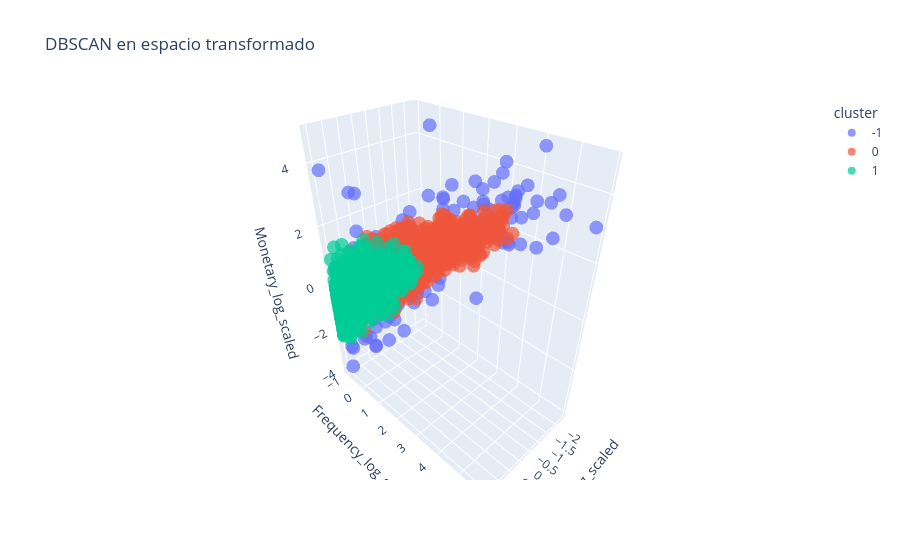

This figure's notebook cell:
### Code cell
X_plot = X_trans_df.copy()
X_plot["cluster"] = X_plot["cluster"].astype(str)

fig = px.scatter_3d(
    X_plot,
    x="Recency_log_scaled",
    y="Frequency_log_scaled",
    z="Monetary_log_scaled",
    color="cluster",
    title="DBSCAN en espacio transformado",
    opacity=0.7
)

fig.show()

### Figure 1 — Plotly figure (JSON) as saved in the notebook; plotly's stock layout.template omitted (floating-point values rounded to 4 significant figures; data arrays with more than 128 entries replaced by an {"elided": "..."} marker saying what was removed)
{"data": [{"hovertemplate": "cluster=-1<br>Recency_log_scaled=%{x}<br>Frequency_log_scaled=%{y}<br>Monetary_log_scaled=%{z}<extra></extra>", "legendgroup": "-1", "marker": {"color": "#636efa", "opacity": 0.7, "symbol": "circle"}, "mode": "markers", "name": "-1", "scene": "scene", "showlegend": true, "type": "scatter3d", "x": [1.463, -2.338, -1.138, -1.138, -0.5166, 0.258, -1.654, 0.9249, 0.6834, -1.654, -0.942, -1.821, 1.339, -2.338, -1.654, -2.338, 0.7213, -2.035, -2.035, 0.2106, -1.654, -2.035, -2.338, -2.338, -1.304, -1.067, -1.654, -1.216, -1.821, -2.338, -2.338, -0.4252, -1.821, 0.258, -1.304, 1.283, -1.067, -1.654, 1.03, 1.428, -2.338, -1.821, 1.164, -2.338, -2.035, -0.2252, 0.0001919, -2.035, 0.9155, 1.219, -1.304, 1.415, -1.002, -1.654, -1.821, -1.654, -0.104, 0.6366, 0.5866, -2.035, -1.216, -0.6994, -2.338, 0.258, -1.519, -0.6591, 0.948, -0.7872, -1.654, 1.396, 0.4839, -1.138, 0.458, 0.9155, 0.4221, -0.2941, 1.306, -0.2704, -2.035, -1.138, -2.338, -1.216, 1.122, -1.821, -2.338, 1.303, -1.654, -0.1423, -2.035, 1.561, -1.654, -2.338, 1.262, -0.5498, 0.1601, -0.942, 0.9059, -2.338, 0.4839], "y": [-0.9564, 5.853, 2.968, 3.365, 2.096, 1.251, 4.581, 1.406, 0.8822, 0.656, 1.673, 4.756, 1.251, 2.968, 3.365, -0.9564, -0.9564, 4.107, 3.365, 0.06088, 3.797, 3.365, 3.202, 3.986, -0.3613, 1.9, 2.268, 3.613, 3.934, -0.9564, 4.647, 2.184, 1.251, -0.9564, -0.3613, 0.06088, 3.708, 3.738, 0.06088, 0.8822, 3.512, -0.9564, 1.791, 4.663, -0.9564, 2.423, 0.06088, -0.9564, 1.546, 0.06088, 2.863, 0.3884, 2.423, -0.9564, 0.06088, 3.708, 4.107, -0.9564, 1.251, 2.268, 2.628, 3.825, -0.3613, -0.9564, 0.8822, 0.06088, 1.791, 0.8822, 2.968, -0.9564, 2.268, 3.244, -0.9564, 1.673, 2.268, -0.9564, 1.251, -0.9564, 3.326, 3.018, 3.244, 3.677, 1.406, 3.113, 3.113, -0.9564, 3.44, 0.3884, 5.113, 3.244, 2.628, 3.613, -0.9564, 3.44, -0.9564, 1.078, 0.8822, 4.06, -0.9564], "z": [3.794, 3.077, 2.607, 2.557, 3.305, 2.268, 2.24, 1.904, 1.852, -0.9182, 2.988, 3.575, 1.953, 3.003, 2.133, -0.5236, -3.031, 2.981, 1.698, -1.681, 3.656, 2.587, 2.918, 3.206, 1.231, 3.452, 3.495, 3.469, 2.019, -0.8921, 2.291, 2.999, 2.182, -3.674, -2.065, 1.585, 2.698, 3.514, 3.263, -0.6194, 2.539, 1.384, 0.9484, 3.6, -0.3365, 2.463, -1.923, -0.5613, 0.03021, 3.351, 3.539, 1.339, 3.126, -2.236, 2.322, 3.205, 3.746, -2.937, 2.17, 2.749, 2.938, 3.15, 4.422, -3.708, -0.4373, 1.833, 1.7, -0.6521, 3.676, -4.009, 1.883, 2.557, -3.122, 1.063, 1.127, -2.783, 1.336, 0.977, 1.77, 2.718, 3.081, 4.537, 1.18, 3.927, 2.722, -3.031, 1.945, -2.345, 3.275, 1.652, 2.896, 3.564, -3.153, 0.5059, -2.783, -0.9904, -1.832, 4.77, 1.473]}, {"hovertemplate": "cluster=0<br>Recency_log_scaled=%{x}<br>Frequency_log_scaled=%{y}<br>Monetary_log_scaled=%{z}<extra></extra>", "legendgroup": "0", "marker": {"color": "#EF553B", "opacity": 0.7, "symbol": "circle"}, "mode": "markers", "name": "0", "scene": "scene", "showlegend": true, "type": "scatter3d", "x": {"elided": "2483 float values"}, "y": {"elided": "2483 float values"}, "z": {"elided": "2483 float values"}}, {"hovertemplate": "cluster=1<br>Recency_log_scaled=%{x}<br>Frequency_log_scaled=%{y}<br>Monetary_log_scaled=%{z}<extra></extra>", "legendgroup": "1", "marker": {"color": "#00cc96", "opacity": 0.7, "symbol": "circle"}, "mode": "markers", "name": "1", "scene": "scene", "showlegend": true, "type": "scatter3d", "x": {"elided": "1334 float values"}, "y": {"elided": "1334 float values"}, "z": {"elided": "1334 float values"}}], "layout": {"legend": {"title": {"text": "cluster"}, "tracegroupgap": 0}, "scene": {"domain": {"x": [0, 1], "y": [0, 1]}, "xaxis": {"title": {"text": "Recency_log_scaled"}}, "yaxis": {"title": {"text": "Frequency_log_scaled"}}, "zaxis": {"title": {"text": "Monetary_log_scaled"}}}, "title": {"text": "DBSCAN en espacio transformado"}}}
